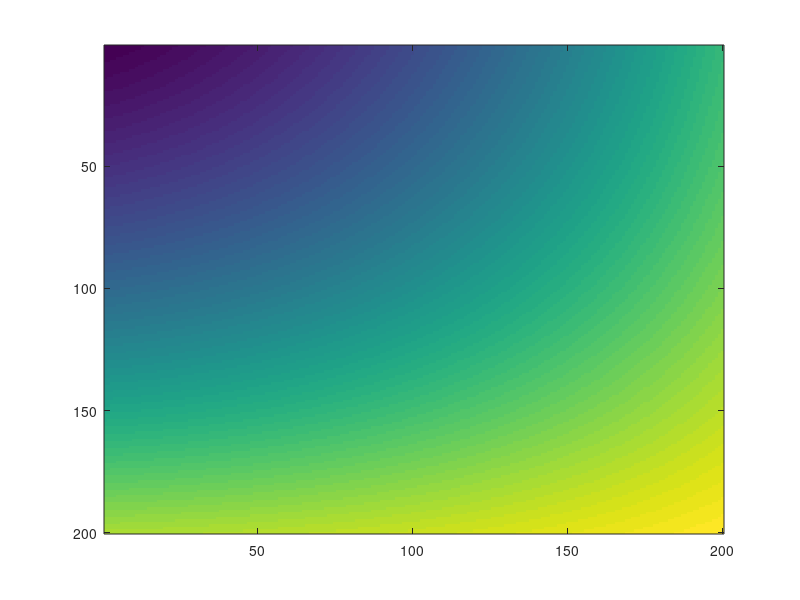

Write MATLAB code to recreate this figure.
x = 0;
y = 0;

function result = f(x, y)
  result = sin(x)*cos(y);
  return;
endfunction

function result = f_x(x, y)
  #{
  result = (f(x+0.1, y) - f(x-0.1, y))/0.2;
  #}
  result = cos(x)*cos(y);
  return;
endfunction

function result = f_y(x, y)
  #{
  result = (f(x, y+0.1) - f(x, y-0.1))/0.2;
  #}
  result = sin(x)*(-sin(y));
  return;
endfunction

function result = f_y_x(x, y)
  #{
  result = (f_y(x+0.1, y) - f_y(x-0.1, y))/0.2;
  #}
  result = cos(x)*(-sin(y));
  return;
endfunction

function result = p(a, x, y)
  result = 0;
  i = 1;
  j = 1;
  while(i <= 4)
    while(j <= 4)
      result = result + a(i, j)*(x^(i-1))*(y^(j-1));
      j = j + 1;
    endwhile
    j = 1;
    i = i + 1;
  endwhile
  return;
endfunction

x = input("Digite a coordenada x: \n");
y = input("Digite a coordenada y: \n");

i = 0;
while(i - x < 0)
  i = i + 1;
endwhile
x_2 = i;
x_1 = i - 0.1;

i = 0;
while(i - y < 0)
  i = i + 1;
endwhile
y_2 = i;
y_1 = i - 0.1;

matriz_fs = [f(x_1, y_1), f(x_1, y_2), f_y(x_1, y_1), f_y(x_1, y_2);...
             f(x_2, y_1), f(x_2, y_2), f_y(x_2, y_1), f_y(x_2, y_2);...
             f_x(x_1, y_1), f_x(x_1, y_2), f_y_x(x_1, y_1), f_y_x(x_1, y_2);...
             f_x(x_2, y_1), f_x(x_2, y_2), f_y_x(x_2, y_1), f_y_x(x_2, y_2)];
             
B = [1, 0, 0, 0;...
     1, 0.00000001, 0.00000001, 0.00000001;...
     0, 1, 0, 0;...
     0, 1, 0.00000002, 0.00000003];

a = inv(B)*matriz_fs*inv(transpose(B));

matriz_f_1 = zeros(200, 200);
matriz_a_1 = zeros(200, 200);

file_id = fopen("arq2", "w");

i = 1;
j = 1;
h = 0.005;
while(i <= 200)
  while(j <= 200)
    matriz_f_1(201-i, j) = f((x_1 + (j-1)*h), (y_1 + (i-1)*h));
    matriz_a_1(201-i, j) = p(a, (x_1 + (j-1)*h), (y_1 + (i-1)*h));
    fprintf(file_id, "%.3f ", matriz_a_1(201-i, j));
    j = j + 1;
  endwhile
  j = 1;
  fprintf(file_id, "\n");
  i = i + 1;
endwhile

fclose(file_id);

imagesc(matriz_f_1);